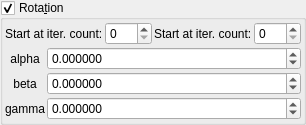
       <widget class="MyGroupBox" name="groupCheck_transf_function_enabledR_false">
        <property name="toolTip">
         <string/>
        </property>
        <property name="title">
         <string>Rota&amp;tion</string>
        </property>
        <property name="checkable">
         <bool>true</bool>
        </property>
        <layout class="QVBoxLayout" name="verticalLayout_31" stretch="0,0">
         <property name="spacing">
          <number>2</number>
         </property>
         <property name="leftMargin">
          <number>2</number>
         </property>
         <property name="topMargin">
          <number>2</number>
         </property>
         <property name="rightMargin">
          <number>2</number>
         </property>
         <property name="bottomMargin">
          <number>2</number>
         </property>
         <item>
          <layout class="QGridLayout" name="gridLayout_66">
           <property name="spacing">
            <number>2</number>
           </property>
           <item row="0" column="2">
            <widget class="QLabel" name="label_248">
             <property name="text">
              <string>Start at iter. count:</string>
             </property>
            </widget>
           </item>
           <item row="0" column="3">
            <widget class="MySpinBox" name="spinboxInt_transf_stop_iterations_R">
             <property name="sizePolicy">
              <sizepolicy hsizetype="Minimum" vsizetype="Maximum">
               <horstretch>0</horstretch>
               <verstretch>0</verstretch>
              </sizepolicy>
             </property>
             <property name="maximum">
              <number>999</number>
             </property>
            </widget>
           </item>
           <item row="0" column="0">
            <widget class="QLabel" name="label_249">
             <property name="text">
              <string>Start at iter. count:</string>
             </property>
            </widget>
           </item>
           <item row="0" column="1">
            <widget class="MySpinBox" name="spinboxInt_transf_start_iterations_R">
             <property name="sizePolicy">
              <sizepolicy hsizetype="Minimum" vsizetype="Maximum">
               <horstretch>0</horstretch>
               <verstretch>0</verstretch>
              </sizepolicy>
             </property>
             <property name="maximum">
              <number>999</number>
             </property>
            </widget>
           </item>
          </layout>
         </item>
         <item>
          <layout class="QGridLayout" name="gridLayout_10" columnstretch="0,1">
           <property name="spacing">
            <number>2</number>
           </property>
           <item row="1" column="1">
            <widget class="MyDoubleSpinBox" name="spinboxd3_transf_rotation_y">
             <property name="sizePolicy">
              <sizepolicy hsizetype="Minimum" vsizetype="Maximum">
               <horstretch>0</horstretch>
               <verstretch>0</verstretch>
              </sizepolicy>
             </property>
             <property name="prefix">
              <string/>
             </property>
             <property name="suffix">
              <string/>
             </property>
             <property name="decimals">
              <number>6</number>
             </property>
             <property name="minimum">
              <double>-180.000000000000000</double>
             </property>
             <property name="maximum">
              <double>180.000000000000000</double>
             </property>
             <property name="singleStep">
              <double>1.000000000000000</double>
             </property>
            </widget>
           </item>
           <item row="2" column="1">
            <widget class="MyDoubleSpinBox" name="spinboxd3_transf_rotation_z">
             <property name="sizePolicy">
              <sizepolicy hsizetype="Minimum" vsizetype="Maximum">
               <horstretch>0</horstretch>
               <verstretch>0</verstretch>
              </sizepolicy>
             </property>
             <property name="prefix">
              <string/>
             </property>
             <property name="suffix">
              <string/>
             </property>
             <property name="decimals">
              <number>6</number>
             </property>
             <property name="minimum">
              <double>-180.000000000000000</double>
             </property>
             <property name="maximum">
              <double>180.000000000000000</double>
             </property>
             <property name="singleStep">
              <double>1.000000000000000</double>
             </property>
            </widget>
           </item>
           <item row="0" column="1">
            <widget class="MyDoubleSpinBox" name="spinboxd3_transf_rotation_x">
             <property name="sizePolicy">
              <sizepolicy hsizetype="Minimum" vsizetype="Maximum">
               <horstretch>0</horstretch>
               <verstretch>0</verstretch>
              </sizepolicy>
             </property>
             <property name="prefix">
              <string/>
             </property>
             <property name="suffix">
              <string/>
             </property>
             <property name="decimals">
              <number>6</number>
             </property>
             <property name="minimum">
              <double>-180.000000000000000</double>
             </property>
             <property name="maximum">
              <double>180.000000000000000</double>
             </property>
             <property name="singleStep">
              <double>1.000000000000000</double>
             </property>
            </widget>
           </item>
           <item row="2" column="0">
            <widget class="QLabel" name="label_36">
             <property name="text">
              <string notr="true">gamma</string>
             </property>
             <property name="alignment">
              <set>Qt::AlignCenter</set>
             </property>
            </widget>
           </item>
           <item row="1" column="0">
            <widget class="QLabel" name="label_34">
             <property name="text">
              <string notr="true">beta</string>
             </property>
             <property name="alignment">
              <set>Qt::AlignCenter</set>
             </property>
            </widget>
           </item>
           <item row="0" column="0">
            <widget class="QLabel" name="label_35">
             <property name="text">
              <string notr="true">alpha</string>
             </property>
             <property name="alignment">
              <set>Qt::AlignCenter</set>
             </property>
            </widget>
           </item>
          </layout>
         </item>
        </layout>
       </widget>
